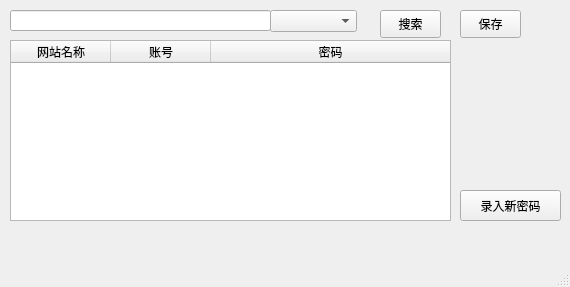
<?xml version="1.0" encoding="UTF-8"?>
<ui version="4.0">
 <class>MainWindow</class>
 <widget class="QMainWindow" name="MainWindow">
  <property name="geometry">
   <rect>
    <x>0</x>
    <y>0</y>
    <width>570</width>
    <height>287</height>
   </rect>
  </property>
  <property name="windowTitle">
   <string>MainWindow</string>
  </property>
  <widget class="QWidget" name="centralwidget">
   <widget class="QTableWidget" name="tableWidget">
    <property name="geometry">
     <rect>
      <x>10</x>
      <y>40</y>
      <width>441</width>
      <height>181</height>
     </rect>
    </property>
    <property name="autoFillBackground">
     <bool>false</bool>
    </property>
    <property name="autoScroll">
     <bool>true</bool>
    </property>
    <property name="tabKeyNavigation">
     <bool>true</bool>
    </property>
    <property name="showDropIndicator" stdset="0">
     <bool>true</bool>
    </property>
    <property name="dragEnabled">
     <bool>false</bool>
    </property>
    <property name="dragDropOverwriteMode">
     <bool>true</bool>
    </property>
    <property name="alternatingRowColors">
     <bool>true</bool>
    </property>
    <property name="showGrid">
     <bool>true</bool>
    </property>
    <property name="gridStyle">
     <enum>Qt::CustomDashLine</enum>
    </property>
    <property name="sortingEnabled">
     <bool>false</bool>
    </property>
    <property name="wordWrap">
     <bool>true</bool>
    </property>
    <property name="cornerButtonEnabled">
     <bool>true</bool>
    </property>
    <attribute name="horizontalHeaderVisible">
     <bool>true</bool>
    </attribute>
    <attribute name="horizontalHeaderCascadingSectionResizes">
     <bool>false</bool>
    </attribute>
    <attribute name="horizontalHeaderHighlightSections">
     <bool>true</bool>
    </attribute>
    <attribute name="horizontalHeaderMinimumSectionSize">
     <number>35</number>
    </attribute>
    <attribute name="horizontalHeaderShowSortIndicator" stdset="0">
     <bool>false</bool>
    </attribute>
    <attribute name="horizontalHeaderStretchLastSection">
     <bool>true</bool>
    </attribute>
    <attribute name="verticalHeaderCascadingSectionResizes">
     <bool>false</bool>
    </attribute>
    <attribute name="verticalHeaderHighlightSections">
     <bool>true</bool>
    </attribute>
    <attribute name="verticalHeaderShowSortIndicator" stdset="0">
     <bool>false</bool>
    </attribute>
    <attribute name="verticalHeaderStretchLastSection">
     <bool>true</bool>
    </attribute>
    <column>
     <property name="text">
      <string>网站名称</string>
     </property>
    </column>
    <column>
     <property name="text">
      <string>账号</string>
     </property>
    </column>
    <column>
     <property name="text">
      <string>密码</string>
     </property>
    </column>
   </widget>
   <widget class="QLineEdit" name="lineEdit">
    <property name="geometry">
     <rect>
      <x>10</x>
      <y>10</y>
      <width>261</width>
      <height>21</height>
     </rect>
    </property>
   </widget>
   <widget class="QComboBox" name="comboBox">
    <property name="geometry">
     <rect>
      <x>270</x>
      <y>10</y>
      <width>87</width>
      <height>22</height>
     </rect>
    </property>
   </widget>
   <widget class="QPushButton" name="pushButton">
    <property name="geometry">
     <rect>
      <x>380</x>
      <y>10</y>
      <width>61</width>
      <height>28</height>
     </rect>
    </property>
    <property name="text">
     <string>搜索</string>
    </property>
   </widget>
   <widget class="QPushButton" name="pushButton_2">
    <property name="geometry">
     <rect>
      <x>460</x>
      <y>10</y>
      <width>61</width>
      <height>28</height>
     </rect>
    </property>
    <property name="text">
     <string>保存</string>
    </property>
   </widget>
   <widget class="QPushButton" name="pushButton_3">
    <property name="geometry">
     <rect>
      <x>460</x>
      <y>190</y>
      <width>101</width>
      <height>31</height>
     </rect>
    </property>
    <property name="text">
     <string>录入新密码</string>
    </property>
   </widget>
  </widget>
  <widget class="QMenuBar" name="menubar">
   <property name="geometry">
    <rect>
     <x>0</x>
     <y>0</y>
     <width>570</width>
     <height>26</height>
    </rect>
   </property>
  </widget>
  <widget class="QStatusBar" name="statusbar"/>
 </widget>
 <resources/>
 <connections/>
</ui>
